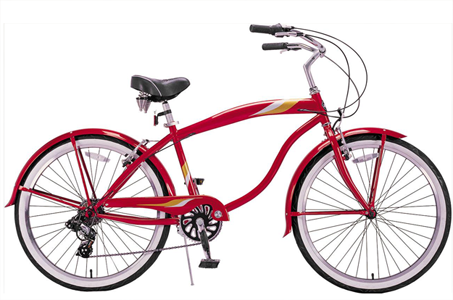
#> input picture P1/data/bicycle.bmp, 453 x 300 px; its folder holds only this picture in this run
$ python -i funciones.py   (imports and definitions only)
#> lines starting #> are read from the running program, lines starting #| are printed output that depends on the picture
#! /usr/bin/env python
# -*- coding: utf-8 -*-

########################################################################################################################
# Visión por computador - Universidad de Granada
# Curso 2016/2017
# Alumna: Marta Gómez Macías
# Profesor: Nicolás Perez de la Blanca Capilla
########################################################################################################################

from math import floor, exp, ceil
from random import sample
import numpy as np
import cv2
from operator import attrgetter

########################################################################################################################
#                                              PRÁCTICA 1                                                              #
########################################################################################################################
# función gaussiana para la máscara
kernel = lambda x, sigma: exp(-0.5 * ((x*x)/(sigma*sigma)))
# index_img_name = 18

# [113 lines left out: functions mostrar, my_getGaussianKernel, black_border, replicate_border, reflect_border, reflect_101_border and 2 more, not called in this run]

# Función para aplicar el kernel a un trocito de imagen
apply_kernel = lambda original, kernel: np.sum(original * kernel)

# Función para aplicar la máscara 1D a una imagen con más de un canal
# [131 lines left out: functions my_filter2D, my_filter2D_onechannel, make_collage, hybrid, resize, piramide_gaussiana, not called in this run]

########################################################################################################################
#                                              PRÁCTICA 2                                                              #
########################################################################################################################
# Función que implementa el criterio de Harris: det(M) - k * trace(M)
# este criterio también se puede expresar como: lamba1*lambda2 / (lambda1+lambda2)^2 = det(M)/trace(M)^2
criterio_harris = lambda lambda1, lambda2, k=0.04: lambda1*lambda2 - k*((lambda1+lambda2)**2)

# función que tomando como entrada los valores de un entorno nos indica si el valor del centro es máximo local.
# Estamos presuponiendo una ventana 2D con un número impar de dimensiones (3x3, 5x5, etc)
is_localmax_center = lambda entorno: np.argmax(entorno) == floor((entorno.shape[0]*entorno.shape[1])/2)

# función que pone en negro todos los píxeles de un entorno menos el central
def put_zero_least_center(img, window_size, i, j):
    img[i-window_size:i+window_size+1, j-window_size:j+window_size+1] = 0
    img[i,j] = 255

# función que dada una matriz de harris y un umbral, devuelve una imagen binaria donde los puntos blancos son los que
# superan dicho umbral
binary_harris = lambda matriz, umbral: (matriz >= umbral) * 255

# función que dibuja circulos en la imagen original
# [170 lines left out: functions draw_circle_on_corners, create_binary_harris, remove_local_maxima, get_best_harris, Harris, refina_Harris and 3 more, not called in this run]

def get_match(img1, img2, mask=None, mostrar_img=True, knn_matching=True, n=50, type="AKAZE"):
    # pasamos las fotos a blanco y negro
    gray1 = cv2.cvtColor(img1, cv2.COLOR_BGR2GRAY)
    gray2 = cv2.cvtColor(img2, cv2.COLOR_BGR2GRAY)

    # inicializamos el descriptor del tipo que pasamos por parámetro
    if type=="AKAZE":
        detector = cv2.AKAZE_create()
    elif type=="BRISK":
        detector = cv2.BRISK_create()
    else: # type == "ORB"
        detector = cv2.ORB_create()

    # detectamos los keypoint y extraemos los descriptores de ambas fotos.
    kps1, descs1 = detector.detectAndCompute(image=gray1, mask=mask)
    kps2, descs2 = detector.detectAndCompute(image=gray2, mask=mask)

    if mostrar_img:
        # dibujamos los puntos claves en la imagen 1
        keypoints_img1 = cv2.drawKeypoints(image=gray1, keypoints=kps1, outImage=None, color=(0,0,255),
                                           flags=cv2.DRAW_MATCHES_FLAGS_DRAW_RICH_KEYPOINTS)
        mostrar(keypoints_img1)
        # y en la imagen 2
        keypoints_img2 = cv2.drawKeypoints(image=gray2, keypoints=kps2, outImage=None, color=(255, 0, 0),
                                           flags=cv2.DRAW_MATCHES_FLAGS_DRAW_RICH_KEYPOINTS)
        mostrar(keypoints_img2)

    # para hacer el matching, usamos la fuerza bruta y validación cruzada, NORM_L2 es la distancia euclídea.
    # (FUENTE: http://stackoverflow.com/questions/32849465/difference-between-cv2-norm-l2-and-cv2-norm-l1-in-opencv-python#32849908)
    bf = cv2.BFMatcher(normType=cv2.NORM_L2, crossCheck=True)

    # hacemos el matching usando knn
    if mostrar_img and knn_matching:
        knn_matching(bf=bf, desc1=descs1, desc2=descs2, kps1=kps1, kps2=kps2, img1=img1, img2=img2, n=n)

    # hacemos el matching usando el método match
    matches = normal_matching(bf=bf, desc1=descs1, desc2=descs2, kps1=kps1, kps2=kps2, img1=img1, img2=img2,
                              n=n, mostrar_img=mostrar_img)

    return matches, kps1, kps2

# Ejercicio 3

# mosaico con dos imágenes
def mosaico_dos(img1, img2, epsilon=0.5, mostrar_img=True):
    matches, kps1, kps2 = get_match(img1=img1, img2=img2, mask=None, mostrar_img=False)
    puntos_dst = np.float32([kps1[m.queryIdx].pt for m in matches]).reshape(-1, 1, 2)
    puntos_src = np.float32([kps2[m.trainIdx].pt for m in matches]).reshape(-1,1,2)
    homografia, mascara = cv2.findHomography(srcPoints=puntos_src, dstPoints=puntos_dst, method=cv2.RANSAC,
                                            ransacReprojThreshold=epsilon)
    result = cv2.warpPerspective(src=img2, M=homografia, dsize=(img1.shape[1] + img2.shape[1], img2.shape[0]))
    result[0:img1.shape[0], 0:img1.shape[1]] = img1
    # eliminamos las partes negras sobrantes
    # result = np.delete(arr=result, obj=np.where(result == 0)[1], axis=1)
    result = np.delete(arr=result, obj=range(np.where(np.sum(a=result[0], axis=1)==0)[0][0]-10, img1.shape[1] + img2.shape[1]), axis=1)
    if mostrar_img:
        mostrar(result)

    return result

# mosaico con más de dos imágenes asumiendo que las pasamos al programa en orden
def mosaico_n(lista_imagenes):
    if len(lista_imagenes) == 3:
        # hacemos un mosaico con las dos primeras imagenes
        mosaico_12 = mosaico_dos(img1 = lista_imagenes[0], img2=lista_imagenes[1], mostrar_img=False)
        mosaico_23 = mosaico_dos(img1 = lista_imagenes[1], img2=lista_imagenes[2], mostrar_img=False)
        # y los unimos
        return mosaico_dos(img1=mosaico_12, img2=mosaico_23, mostrar_img=False)

    elif len(lista_imagenes) == 2:
        return mosaico_dos(img1=lista_imagenes[0], img2=lista_imagenes[1], mostrar_img=False)

    else:
        # nos quedamos con el índice de la imagen central
        central = floor(len(lista_imagenes)/2)
        # llamamos recursivamente a esta función con dos listas
        mosaico_primeramitad = mosaico_n(lista_imagenes[:central])
        mosaico_segundamitad = mosaico_n(lista_imagenes[central:])
        # y hacemos un mosaico con ambas
        mosaico = mosaico_dos(img1=mosaico_primeramitad, img2=mosaico_segundamitad, mostrar_img=False)

        mostrar(mosaico)

        return mosaico

########################################################################################################################
#                                              PRÁCTICA 3                                                              #
########################################################################################################################
# Ejercicio 1
# función para generar una cámara finita. Es decir, generar una matriz 3x4 cuyo determinante de las primeras tres
# columnas con las filas sea distinto de cero.
# [22 lines left out: functions genera_camara_finita, genera_puntos_planos_ortogonales_distintos, not called in this run]

# función que dado un punto del mundo calcula sus coordenadas de proyección de la cámara.
# Debemos añadirle al punto x un elemento 1 para poder multiplicarlo por la matriz cámara.
camera_projection = lambda x, P: P.dot(np.hstack((x,[1])))

# Proyectar el conjunto de puntos del mundo con la cámara simulada y obtener las coordenadas píxel de su proyección
# [58 lines left out: functions proyecta_puntos_en_plano, norm_points, DLT, not called in this run]

# Estimación del error de la cámara estimada
def estima_error(orig, estimada):
    return np.linalg.norm(x=(orig - estimada), ord=None)

# Función para pintar los puntos proyectados por la cámara real y la estimada
# [267 lines left out: functions draw_points, find_valid_imgs, find_and_draw_chessboard_corners, calibrate, calibrate_undistort, make_descriptors and 12 more, not called in this run]

>>> import cv2
>>> picture = cv2.imread('P1/data/bicycle.bmp', cv2.IMREAD_GRAYSCALE)
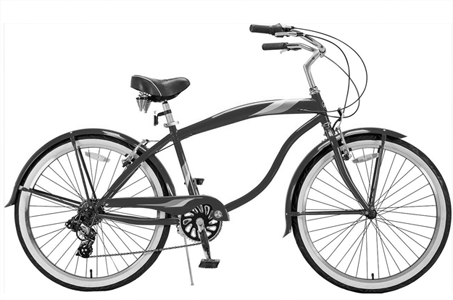
#> picture: shape (300, 453); min 0, max 255, mean 217.2
>>> result = mosaico_n(picture)
#> in mosaico_n, `central = floor(len(lista_imagenes)/2)`: central = 150
#> (the run stopped early here; a loop or call above may not have finished)
